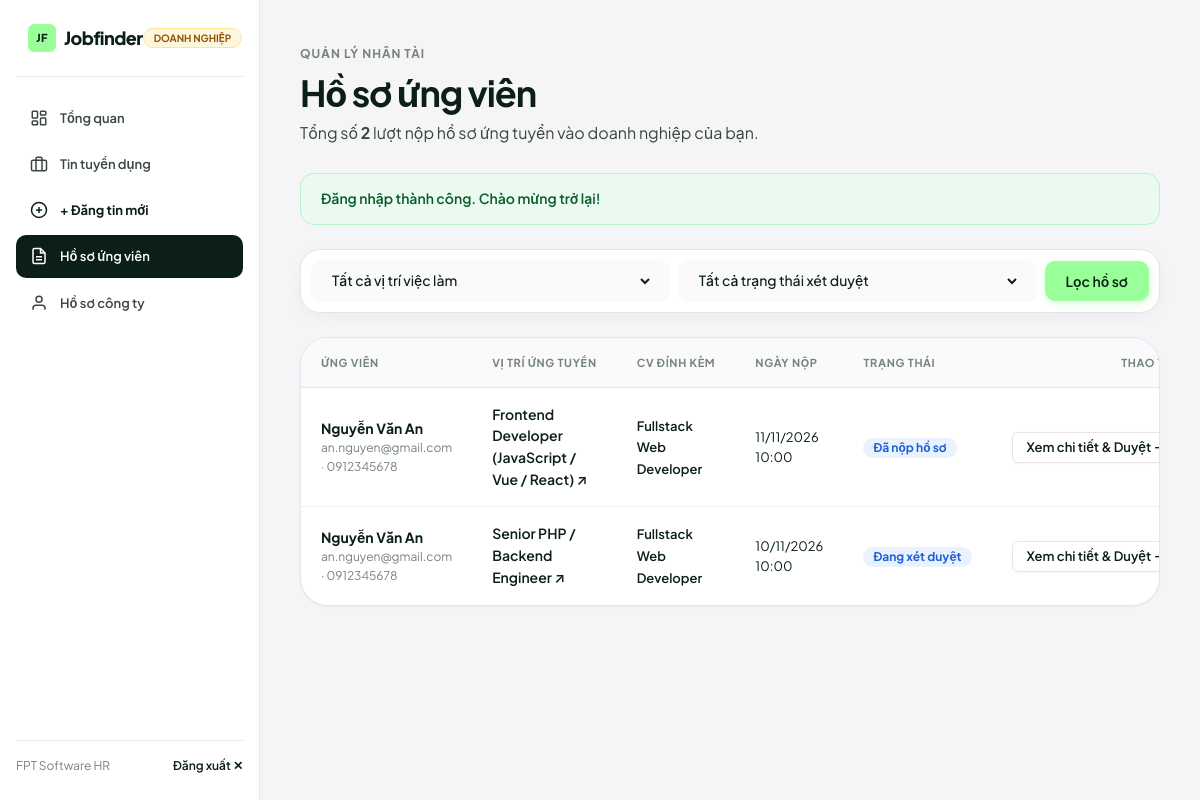
/employer/applications.php (signed in), run on the app's committed database.
### tables this page shows
CREATE TABLE `applications` (
  `id` INT AUTO_INCREMENT PRIMARY KEY,
  `user_id` INT NOT NULL,
  `job_id` INT NOT NULL,
  `cv_id` INT NULL,
  `cover_letter` TEXT NULL,
  `status` VARCHAR(50) NOT NULL DEFAULT 'Đã nộp hồ sơ',
  `created_at` TIMESTAMP DEFAULT CURRENT_TIMESTAMP,
  `updated_at` TIMESTAMP NULL ON UPDATE CURRENT_TIMESTAMP,
  CONSTRAINT `fk_app_user` FOREIGN KEY (`user_id`) REFERENCES `users` (`id`) ON DELETE CASCADE,
  CONSTRAINT `fk_app_job` FOREIGN KEY (`job_id`) REFERENCES `jobs` (`id`) ON DELETE CASCADE,
  CONSTRAINT `fk_app_cv` FOREIGN KEY (`cv_id`) REFERENCES `cvs` (`id`) ON DELETE SET NULL,
  CONSTRAINT `uq_user_job` UNIQUE (`user_id`, `job_id`)
);

CREATE TABLE `users` (
  `id` INT AUTO_INCREMENT PRIMARY KEY,
  `name` VARCHAR(100) NOT NULL,
  `email` VARCHAR(100) NOT NULL UNIQUE,
  `role` ENUM('candidate', 'employer', 'admin') NOT NULL DEFAULT 'candidate',
  `password` VARCHAR(255) NOT NULL,
  `phone` VARCHAR(20) NULL,
  `avatar` VARCHAR(255) NULL,
  `is_active` TINYINT(1) NOT NULL DEFAULT 1,
  `created_at` TIMESTAMP DEFAULT CURRENT_TIMESTAMP
);

CREATE TABLE `jobs` (
  `id` INT AUTO_INCREMENT PRIMARY KEY,
  `employer_id` INT NULL,
  `title` VARCHAR(150) NOT NULL,
  `company` VARCHAR(100) NOT NULL,
  `location` VARCHAR(100) NOT NULL,
  `category` VARCHAR(100) NOT NULL,
  `salary` VARCHAR(100) NOT NULL,
  `salary_value` INT DEFAULT 0,
  `job_type` VARCHAR(50) NOT NULL DEFAULT 'Toàn thời gian',
  `experience` VARCHAR(50) NOT NULL DEFAULT 'Không yêu cầu',
  `description` TEXT NOT NULL,
  `requirements` TEXT NOT NULL,
  `deadline` DATE NULL,
  `views` INT NOT NULL DEFAULT 0,
  `status` VARCHAR(20) NOT NULL DEFAULT 'active',
  `created_at` TIMESTAMP DEFAULT CURRENT_TIMESTAMP,
  CONSTRAINT `fk_job_employer` FOREIGN KEY (`employer_id`) REFERENCES `users` (`id`) ON DELETE SET NULL
);

CREATE TABLE `cvs` (
  `id` INT AUTO_INCREMENT PRIMARY KEY,
  `user_id` INT NOT NULL,
  `title` VARCHAR(150) NOT NULL DEFAULT 'Hồ sơ nghề nghiệp',
  `full_name` VARCHAR(100) NOT NULL,
  `email` VARCHAR(100) NOT NULL,
  `phone` VARCHAR(20) NULL,
  `address` VARCHAR(200) NULL,
  `summary` TEXT NULL,
  `education` TEXT NULL,
  `experience` TEXT NULL,
  `skills` TEXT NULL,
  `certifications` TEXT NULL,
  `languages` VARCHAR(255) NULL,
  `cv_link` VARCHAR(255) NULL,
  `is_default` TINYINT(1) NOT NULL DEFAULT 0,
  `created_at` TIMESTAMP DEFAULT CURRENT_TIMESTAMP,
  `updated_at` TIMESTAMP NULL ON UPDATE CURRENT_TIMESTAMP,
  CONSTRAINT `fk_cv_user` FOREIGN KEY (`user_id`) REFERENCES `users` (`id`) ON DELETE CASCADE
);

### employer/applications.php (the view, shortened to what this page needs)
<?php
require_once '../config/database.php';
$employer_id = (int)$_SESSION['user_id'];
$sql = "
    SELECT a.*, u.name as candidate_name, u.email as candidate_email, u.phone as candidate_phone,
           j.id as job_id, j.title as job_title, c.title as cv_title
    FROM applications a
    JOIN users u ON u.id = a.user_id
    JOIN jobs j ON j.id = a.job_id
    LEFT JOIN cvs c ON c.id = a.cv_id
    WHERE j.employer_id = :employer_id
";
$params = [':employer_id' => $employer_id];
$sql .= " ORDER BY a.created_at DESC";
$stmt = $pdo->prepare($sql);
$stmt->execute($params);
$applications = $stmt->fetchAll();
$total_apps = count($applications);
?>
<!DOCTYPE html>
<html lang="vi">
<head>
    <link rel="stylesheet" href="../assets/css/style.css">
</head>
<body>
<div class="portal-layout">
    <?php include '../includes/employer-sidebar.php'; ?>
    <main class="portal-main">
        <div class="section-header" style="margin-bottom:28px;">
            <div>
                <span class="section-eyebrow">Quản lý nhân tài</span>
                <h1 class="section-title">Hồ sơ ứng viên</h1>
                <p class="section-desc">Tổng số <strong><?= $total_apps ?></strong> lượt nộp hồ sơ ứng tuyển vào doanh nghiệp của bạn.</p>
            </div>
        </div>
        <?php if (!empty($_SESSION['flash_message'])): ?>
            <div class="flash-bar flash--<?= $_SESSION['flash_type'] ?? 'success' ?>">
                <?= htmlspecialchars($_SESSION['flash_message']) ?>
            </div>
        <?php endif; ?>
        <div class="smart-search-card" style="margin-bottom:24px;">
            <form method="GET" class="search-form-row" style="grid-template-columns: 1fr 1fr auto;">
                <div class="search-field">
                    <select name="job_id" class="search-select">
                        <option value="0">Tất cả vị trí việc làm</option>
                    </select>
                </div>
                <div class="search-field">
                    <select name="status" class="search-select">
                        <option value="">Tất cả trạng thái xét duyệt</option>
                    </select>
                </div>
                <div style="display:flex; gap:8px;">
                    <button type="submit" class="btn btn-primary">Lọc hồ sơ</button>
                </div>
            </form>
        </div>
        <div class="table-card">
            <div class="table-responsive">
                <table class="data-table">
                    <thead>
                        <tr>
                            <th>Ứng viên</th>
                            <th>Vị trí ứng tuyển</th>
                            <th>CV đính kèm</th>
                            <th>Ngày nộp</th>
                            <th>Trạng thái</th>
                            <th style="text-align:right;">Thao tác</th>
                        </tr>
                    </thead>
                    <tbody>
                        <?php if (!empty($applications)): ?>
                            <?php foreach ($applications as $app):
                                $status_badge_map = [
                                    'Đã nộp hồ sơ'  => 'badge--pending',
                                    'Đang xét duyệt' => 'badge--pending',
                                    'Phù hợp'        => 'badge--success',
                                    'Từ chối'        => 'badge--danger'
                                ];
                                $b_cls = $status_badge_map[$app['status']] ?? 'badge--pending';
                            ?>
                                <tr>
                                    <td>
                                        <div style="font-weight:700; color:var(--ink);">
                                            <?= htmlspecialchars($app['candidate_name']) ?>
                                        </div>
                                        <div style="font-size:12px; color:var(--muted);">
                                            <?= htmlspecialchars($app['candidate_email']) ?>
                                            <?= !empty($app['candidate_phone']) ? ' &middot; ' . htmlspecialchars($app['candidate_phone']) : '' ?>
                                        </div>
                                    </td>
                                    <td>
                                        <div style="font-weight:600; color:var(--ink);">
                                            <a href="../job-detail.php?id=<?= (int)$app['job_id'] ?>" target="_blank" style="color:var(--ink);">
                                                <?= htmlspecialchars($app['job_title']) ?> ↗
                                            </a>
                                        </div>
                                    </td>
                                    <td>
                                        <?php if (!empty($app['cv_title'])): ?>
                                            <span style="font-weight:600; font-size:13px; color:var(--ink);">
                                                <?= htmlspecialchars($app['cv_title']) ?>
                                            </span>
                                        <?php else: ?>
                                            <span class="text-muted text-sm">Chỉ có thư giới thiệu</span>
                                        <?php endif; ?>
                                    </td>
                                    <td class="text-muted text-sm">
                                        <?= date('d/m/Y H:i', strtotime($app['created_at'])) ?>
                                    </td>
                                    <td>
                                        <span class="badge <?= $b_cls ?>">
                                            <?= htmlspecialchars($app['status']) ?>
                                        </span>
                                    </td>
                                    <td style="text-align:right;">
                                        <a href="application-view.php?id=<?= (int)$app['id'] ?>" class="btn btn-secondary btn-sm">
                                            Xem chi tiết & Duyệt →
                                        </a>
                                    </td>
                                </tr>
                            <?php endforeach; ?>
                        <?php endif; ?>
                    </tbody>
                </table>
            </div>
        </div>
    </main>
</div>
</body>
</html>

### data on the page
applications: user.name "Nguyễn Văn An", user.email "an.nguyen@gmail.com", user.phone "0912345678", job.title "Frontend Developer (JavaScript / Vue / React)", cv.title "Fullstack Web Developer", created_at "11/11/2026 10:00", status "Đã nộp hồ sơ"
applications: user.name "Nguyễn Văn An", user.email "an.nguyen@gmail.com", user.phone "0912345678", job.title "Senior PHP / Backend Engineer", cv.title "Fullstack Web Developer", created_at "10/11/2026 10:00", status "Đang xét duyệt"

### other printed values
$_SESSION['user_name'] "FPT Software HR"
$total_apps "2"
$_SESSION['flash_message'] "Đăng nhập thành công. Chào mừng trở lại!"
